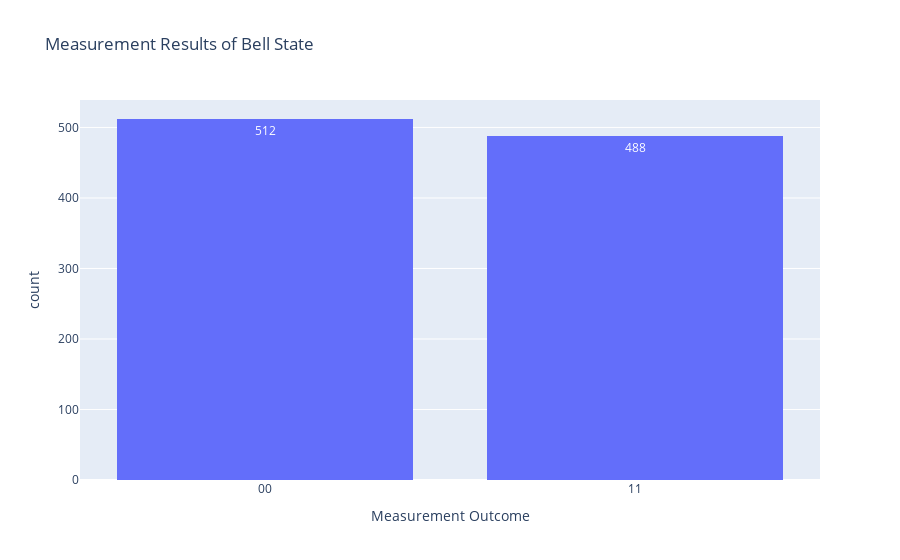

The cell this chart's notebook holds for it:
### Code cell
# Plot the results using Plotly
fig = px.histogram(measurement_strings, x=measurement_strings, title="Measurement Results of Bell State", labels={"x": "Measurement Outcome", "y": "Count"}, text_auto=True)
fig.show()

### Figure 1 — Plotly figure (JSON) as saved in the notebook; plotly's stock layout.template omitted (floating-point values rounded to 4 significant figures; data arrays with more than 128 entries replaced by an {"elided": "..."} marker saying what was removed)
{"data": [{"alignmentgroup": "True", "bingroup": "x", "hovertemplate": "Measurement Outcome=%{x}<br>count=%{y}<extra></extra>", "legendgroup": "", "marker": {"color": "#636efa", "pattern": {"shape": ""}}, "name": "", "offsetgroup": "", "orientation": "v", "showlegend": false, "texttemplate": "%{value}", "type": "histogram", "x": {"elided": "1000 str values"}, "xaxis": "x", "yaxis": "y"}], "layout": {"barmode": "relative", "legend": {"tracegroupgap": 0}, "title": {"text": "Measurement Results of Bell State"}, "xaxis": {"anchor": "y", "domain": [0, 1], "title": {"text": "Measurement Outcome"}}, "yaxis": {"anchor": "x", "domain": [0, 1], "title": {"text": "count"}}}}
